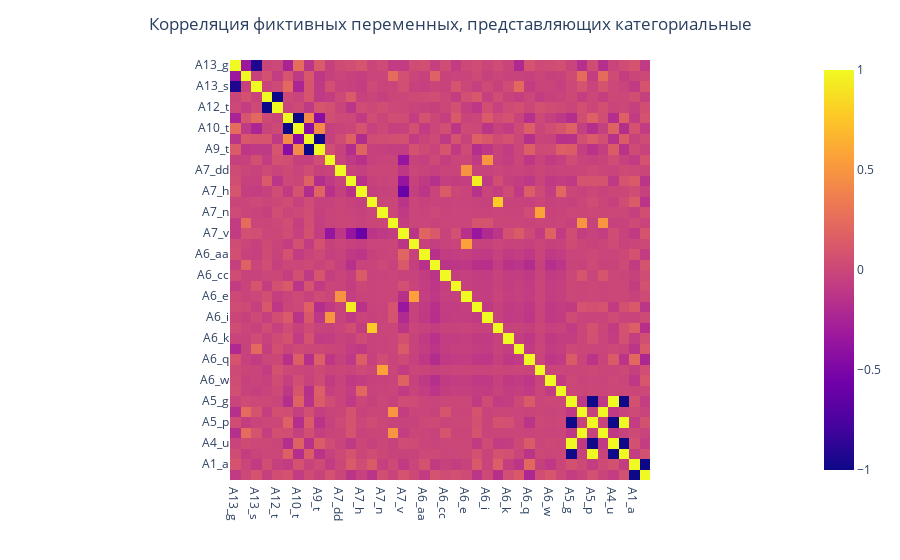

Write notebook code for a chart like this one.
### Markdown cell above
Проведём небольшой EDA с фиктивными переменными. Для начала, исследуем корреляцию:

### Code cell
# print(cat_w_dummies.corr())

fig_cor = px.imshow(cat_w_dummies.corr(), text_auto=True)
fig_cor.update_layout(
     title={
        "text": "Корреляция фиктивных переменных, представляющих категориальные",
        "x": 0.5
    },

)
fig_cor.show()

### Figure 1 — Plotly figure (JSON) as saved in the notebook; plotly's stock layout.template omitted (floating-point values rounded to 4 significant figures; data arrays with more than 128 entries replaced by an {"elided": "..."} marker saying what was removed)
{"data": [{"coloraxis": "coloraxis", "hovertemplate": "x: %{x}<br>y: %{y}<br>color: %{z}<extra></extra>", "name": "0", "texttemplate": "%{z}", "type": "heatmap", "x": ["A13_g", "A13_p", "A13_s", "A12_f", "A12_t", "A10_f", "A10_t", "A9_f", "A9_t", "A7_bb", "A7_dd", "A7_ff", "A7_h", "A7_j", "A7_n", "A7_o", "A7_v", "A7_z", "A6_aa", "A6_c", "A6_cc", "A6_d", "A6_e", "A6_ff", "A6_i", "A6_j", "A6_k", "A6_m", "A6_q", "A6_r", "A6_w", "A6_x", "A5_g", "A5_gg", "A5_p", "A4_l", "A4_u", "A4_y", "A1_a", "A1_b"], "xaxis": "x", "y": ["A13_g", "A13_p", "A13_s", "A12_f", "A12_t", "A10_f", "A10_t", "A9_f", "A9_t", "A7_bb", "A7_dd", "A7_ff", "A7_h", "A7_j", "A7_n", "A7_o", "A7_v", "A7_z", "A6_aa", "A6_c", "A6_cc", "A6_d", "A6_e", "A6_ff", "A6_i", "A6_j", "A6_k", "A6_m", "A6_q", "A6_r", "A6_w", "A6_x", "A5_g", "A5_gg", "A5_p", "A4_l", "A4_u", "A4_y", "A1_a", "A1_b"], "yaxis": "y", "z": {"elided": "40x40 float values"}}], "layout": {"coloraxis": {"colorscale": [[0, "#0d0887"], [0.1111, "#46039f"], [0.2222, "#7201a8"], [0.3333, "#9c179e"], [0.4444, "#bd3786"], [0.5556, "#d8576b"], [0.6667, "#ed7953"], [0.7778, "#fb9f3a"], [0.8889, "#fdca26"], [1, "#f0f921"]]}, "margin": {"t": 60}, "title": {"text": "Корреляция фиктивных переменных, представляющих категориальные", "x": 0.5}, "xaxis": {"anchor": "y", "constrain": "domain", "domain": [0, 1], "scaleanchor": "y"}, "yaxis": {"anchor": "x", "autorange": "reversed", "constrain": "domain", "domain": [0, 1]}}}
